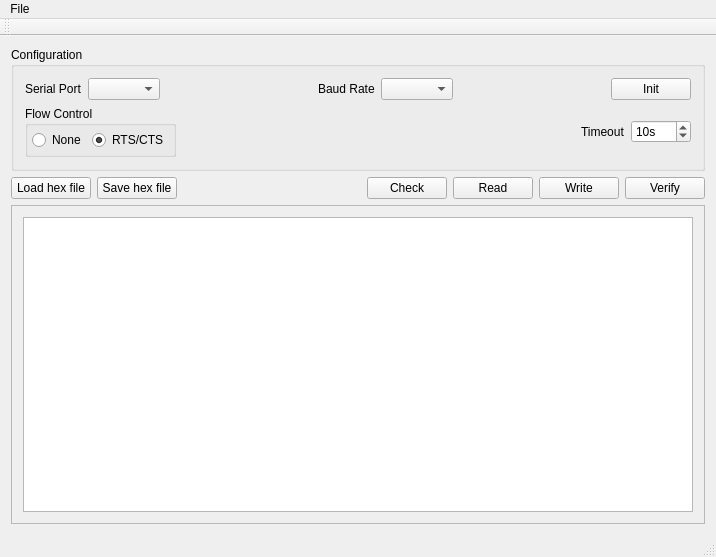
<?xml version="1.0" encoding="UTF-8"?>
<ui version="4.0">
 <class>guiMainWindowClass</class>
 <widget class="QMainWindow" name="guiMainWindowClass">
  <property name="geometry">
   <rect>
    <x>0</x>
    <y>0</y>
    <width>716</width>
    <height>557</height>
   </rect>
  </property>
  <property name="windowTitle">
   <string>8755 Programmer</string>
  </property>
  <widget class="QWidget" name="centralWidget">
   <layout class="QVBoxLayout" name="verticalLayout_3">
    <item>
     <layout class="QVBoxLayout" name="verticalLayout_2">
      <item>
       <widget class="QGroupBox" name="groupBox_2">
        <property name="title">
         <string>Configuration</string>
        </property>
        <layout class="QVBoxLayout" name="verticalLayout">
         <item>
          <layout class="QHBoxLayout" name="horizontalLayout">
           <item>
            <widget class="QLabel" name="label">
             <property name="text">
              <string>Serial Port</string>
             </property>
            </widget>
           </item>
           <item>
            <widget class="QComboBox" name="serialPort">
             <property name="toolTip">
              <string>The serial port to use.</string>
             </property>
            </widget>
           </item>
           <item>
            <spacer name="horizontalSpacer_2">
             <property name="orientation">
              <enum>Qt::Orientation::Horizontal</enum>
             </property>
             <property name="sizeHint" stdset="0">
              <size>
               <width>40</width>
               <height>20</height>
              </size>
             </property>
            </spacer>
           </item>
           <item>
            <widget class="QLabel" name="label_2">
             <property name="text">
              <string>Baud Rate</string>
             </property>
            </widget>
           </item>
           <item>
            <widget class="QComboBox" name="baudRate">
             <property name="toolTip">
              <string>The desired baud rate.</string>
             </property>
            </widget>
           </item>
           <item>
            <spacer name="horizontalSpacer">
             <property name="orientation">
              <enum>Qt::Orientation::Horizontal</enum>
             </property>
             <property name="sizeHint" stdset="0">
              <size>
               <width>40</width>
               <height>20</height>
              </size>
             </property>
            </spacer>
           </item>
           <item>
            <widget class="QPushButton" name="initButton">
             <property name="toolTip">
              <string>Initialise the serial link at the given baud rate.</string>
             </property>
             <property name="text">
              <string>Init</string>
             </property>
            </widget>
           </item>
          </layout>
         </item>
         <item>
          <layout class="QHBoxLayout" name="horizontalLayout_3">
           <item>
            <widget class="QGroupBox" name="groupBox">
             <property name="title">
              <string>Flow Control</string>
             </property>
             <layout class="QHBoxLayout" name="horizontalLayout_5">
              <property name="leftMargin">
               <number>4</number>
              </property>
              <property name="topMargin">
               <number>4</number>
              </property>
              <property name="rightMargin">
               <number>4</number>
              </property>
              <property name="bottomMargin">
               <number>4</number>
              </property>
              <item>
               <widget class="QRadioButton" name="flowNone">
                <property name="text">
                 <string>None</string>
                </property>
               </widget>
              </item>
              <item>
               <widget class="QRadioButton" name="flowRtsCts">
                <property name="text">
                 <string>RTS/CTS</string>
                </property>
                <property name="checked">
                 <bool>true</bool>
                </property>
               </widget>
              </item>
             </layout>
            </widget>
           </item>
           <item>
            <spacer name="horizontalSpacer_3">
             <property name="orientation">
              <enum>Qt::Orientation::Horizontal</enum>
             </property>
             <property name="sizeHint" stdset="0">
              <size>
               <width>40</width>
               <height>20</height>
              </size>
             </property>
            </spacer>
           </item>
           <item>
            <widget class="QLabel" name="label_3">
             <property name="text">
              <string>Timeout</string>
             </property>
            </widget>
           </item>
           <item>
            <widget class="QSpinBox" name="timeOut">
             <property name="suffix">
              <string>s</string>
             </property>
             <property name="minimum">
              <number>1</number>
             </property>
             <property name="maximum">
              <number>1000</number>
             </property>
             <property name="value">
              <number>10</number>
             </property>
            </widget>
           </item>
          </layout>
         </item>
        </layout>
       </widget>
      </item>
      <item>
       <layout class="QHBoxLayout" name="horizontalLayout_4">
        <item>
         <widget class="QPushButton" name="loadHexFile">
          <property name="toolTip">
           <string>Load a hex file for write/verify.</string>
          </property>
          <property name="text">
           <string>Load hex file</string>
          </property>
         </widget>
        </item>
        <item>
         <widget class="QPushButton" name="saveHexFile">
          <property name="toolTip">
           <string>Save a hex file.</string>
          </property>
          <property name="text">
           <string>Save hex file</string>
          </property>
         </widget>
        </item>
        <item>
         <spacer name="horizontalSpacer_4">
          <property name="orientation">
           <enum>Qt::Orientation::Horizontal</enum>
          </property>
          <property name="sizeHint" stdset="0">
           <size>
            <width>40</width>
            <height>20</height>
           </size>
          </property>
         </spacer>
        </item>
        <item>
         <widget class="QPushButton" name="checkButton">
          <property name="toolTip">
           <string>Check if the DUT is erased.</string>
          </property>
          <property name="text">
           <string>Check</string>
          </property>
         </widget>
        </item>
        <item>
         <widget class="QPushButton" name="readButton">
          <property name="toolTip">
           <string>Read data from the DUT.</string>
          </property>
          <property name="text">
           <string>Read</string>
          </property>
         </widget>
        </item>
        <item>
         <widget class="QPushButton" name="writeButton">
          <property name="toolTip">
           <string>Write data to the DUT.</string>
          </property>
          <property name="text">
           <string>Write</string>
          </property>
         </widget>
        </item>
        <item>
         <widget class="QPushButton" name="verifyButton">
          <property name="toolTip">
           <string>Verify the DUT data against loaded hex file.</string>
          </property>
          <property name="text">
           <string>Verify</string>
          </property>
         </widget>
        </item>
       </layout>
      </item>
      <item>
       <widget class="QScrollArea" name="scrollArea">
        <property name="widgetResizable">
         <bool>true</bool>
        </property>
        <widget class="QWidget" name="scrollAreaWidgetContents">
         <property name="geometry">
          <rect>
           <x>0</x>
           <y>0</y>
           <width>688</width>
           <height>265</height>
          </rect>
         </property>
         <layout class="QVBoxLayout" name="verticalLayout_4">
          <item>
           <widget class="QTextEdit" name="textEdit"/>
          </item>
         </layout>
        </widget>
       </widget>
      </item>
     </layout>
    </item>
   </layout>
  </widget>
  <widget class="QMenuBar" name="menuBar">
   <property name="geometry">
    <rect>
     <x>0</x>
     <y>0</y>
     <width>716</width>
     <height>24</height>
    </rect>
   </property>
   <widget class="QMenu" name="menuFile">
    <property name="title">
     <string>File</string>
    </property>
    <addaction name="separator"/>
    <addaction name="actionOpen_HEX_file"/>
    <addaction name="actionSave_HEX_file"/>
    <addaction name="actionQuit"/>
   </widget>
   <addaction name="menuFile"/>
  </widget>
  <widget class="QToolBar" name="mainToolBar">
   <property name="windowTitle">
    <string>8755 Programmer</string>
   </property>
   <attribute name="toolBarArea">
    <enum>TopToolBarArea</enum>
   </attribute>
   <attribute name="toolBarBreak">
    <bool>false</bool>
   </attribute>
  </widget>
  <widget class="QStatusBar" name="statusBar"/>
  <action name="actionOpen_HEX_file">
   <property name="text">
    <string>Load HEX file...</string>
   </property>
  </action>
  <action name="actionSave_HEX_file">
   <property name="text">
    <string>Save HEX file...</string>
   </property>
  </action>
  <action name="actionQuit">
   <property name="text">
    <string>Quit</string>
   </property>
  </action>
 </widget>
 <layoutdefault spacing="6" margin="11"/>
 <tabstops>
  <tabstop>readButton</tabstop>
  <tabstop>checkButton</tabstop>
  <tabstop>writeButton</tabstop>
  <tabstop>textEdit</tabstop>
  <tabstop>serialPort</tabstop>
  <tabstop>timeOut</tabstop>
  <tabstop>scrollArea</tabstop>
 </tabstops>
 <resources/>
 <connections/>
 <slots>
  <slot>openHexFileSlot(bool)</slot>
  <slot>saveHexFileSlot()</slot>
 </slots>
</ui>
